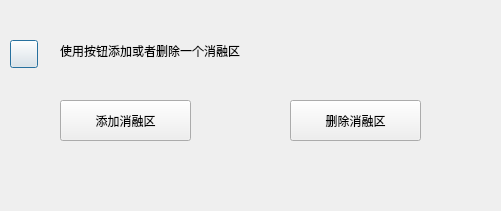
<?xml version="1.0" encoding="UTF-8"?>
<ui version="4.0">
 <class>NaviWidgetAblation</class>
 <widget class="QDialog" name="NaviWidgetAblation">
  <property name="geometry">
   <rect>
    <x>0</x>
    <y>0</y>
    <width>501</width>
    <height>211</height>
   </rect>
  </property>
  <property name="windowTitle">
   <string>Dialog</string>
  </property>
  <widget class="QPushButton" name="btn_Areaback">
   <property name="geometry">
    <rect>
     <x>10</x>
     <y>40</y>
     <width>28</width>
     <height>28</height>
    </rect>
   </property>
   <property name="text">
    <string/>
   </property>
   <property name="checkable">
    <bool>true</bool>
   </property>
  </widget>
  <widget class="QPushButton" name="btn_addArea">
   <property name="geometry">
    <rect>
     <x>60</x>
     <y>100</y>
     <width>131</width>
     <height>41</height>
    </rect>
   </property>
   <property name="text">
    <string>添加消融区</string>
   </property>
  </widget>
  <widget class="QPushButton" name="btn_deletedArea">
   <property name="geometry">
    <rect>
     <x>290</x>
     <y>100</y>
     <width>131</width>
     <height>41</height>
    </rect>
   </property>
   <property name="text">
    <string>删除消融区</string>
   </property>
  </widget>
  <widget class="QLabel" name="label">
   <property name="geometry">
    <rect>
     <x>60</x>
     <y>20</y>
     <width>391</width>
     <height>61</height>
    </rect>
   </property>
   <property name="text">
    <string>使用按钮添加或者删除一个消融区</string>
   </property>
  </widget>
 </widget>
 <resources/>
 <connections/>
</ui>
